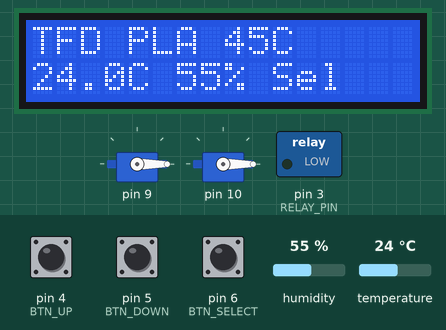
Bench run of a sketch on a simulated Arduino Uno, built with avr-gcc and run on an emulated ATmega328P. On the bench: 16×2 character LCD, 2 × servo, switched loads named in the sketch (green lamp = pin HIGH). The test bench sets the inputs (shaded band); at power-on: pin 6 (BTN_SELECT) LOW, humidity 55 %, temperature 24 °C, pin 4 (BTN_UP) LOW, pin 5 (BTN_DOWN) LOW.

Above: at 2.6 s.
2.7 s: pin 6 (BTN_SELECT) pulled HIGH for 0.15 s
At 3.2 s:
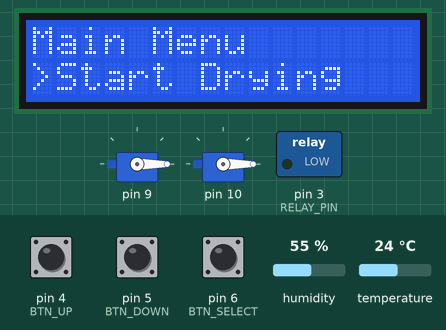
4.3 s: pin 6 (BTN_SELECT) pulled HIGH for 1 s
At 6.5 s:
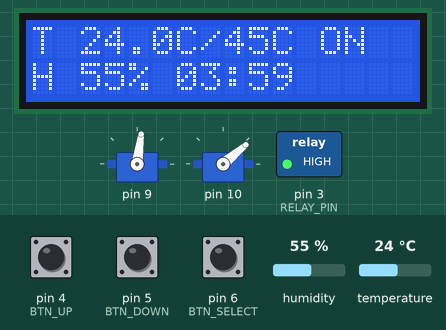
7.1 s: humidity set to 22 %
At 11.2 s:
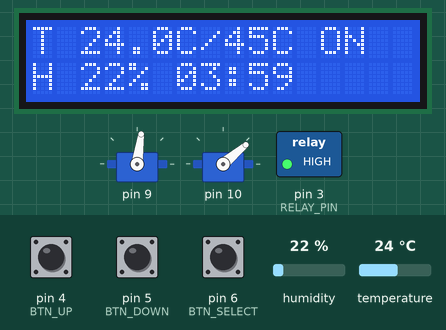
11.6 s: temperature set to 12 °C
At 15.3 s:
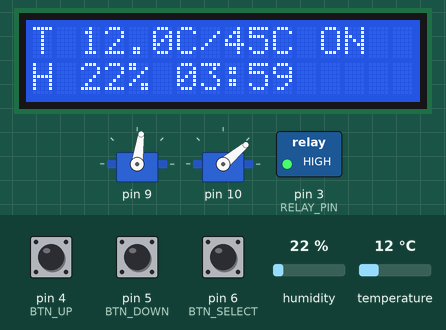
15.6 s: humidity set to 40 %
At 18.5 s:
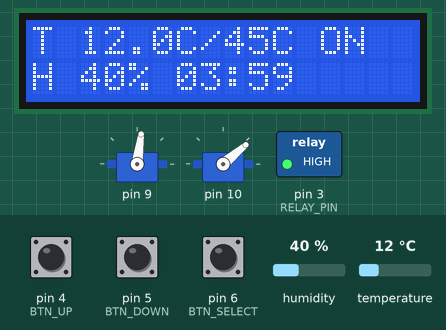
19.6 s: temperature set to 19 °C
At 22.7 s:
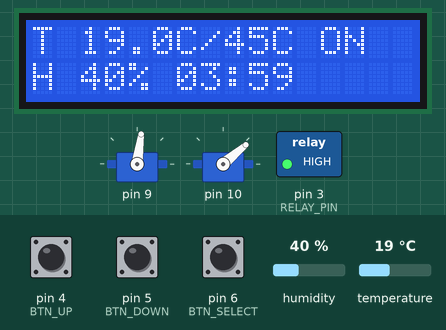
Timing chart, 0 to 24.2 s (numbered marks = the images above; inputs shaded):
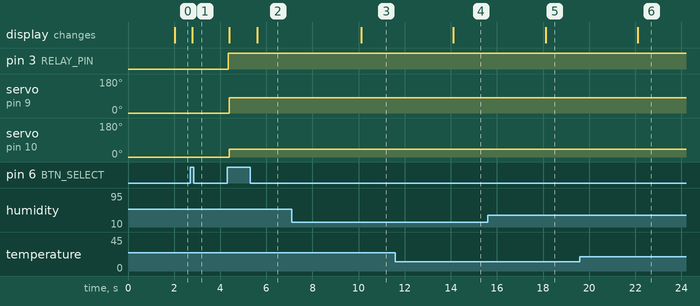

The sketch:

sketch_TFD.ino
```cpp
#include "config.h"
#include "globals.h"

#include "buttons.h"
#include "control.h"
#include "display.h"
#include "menu.h"
#include "sensors.h"
#include "servos.h"
#include "timer.h"

void setup()
{
    initializeDisplay();
    initializeButtons();
    initializeSensors();
    initializeServos();
    initializeRelay();
    initializeTimer();

    drawHomeScreen();
}

void loop()
{
    updateButtons();

    updateSensors();

    updateMenu();

    updateTimer();

    updateControl();

    updateDisplay();
}
```

buttons.cpp
```cpp
#include "buttons.h"

#include "config.h"
#include "globals.h"

static bool upPressed = false;
static bool downPressed = false;
static bool selectPressed = false;

static bool lastUpReading = BUTTON_RELEASED;
static bool lastDownReading = BUTTON_RELEASED;
static bool lastSelectReading = BUTTON_RELEASED;

static bool stableUpState = BUTTON_RELEASED;
static bool stableDownState = BUTTON_RELEASED;
static bool stableSelectState = BUTTON_RELEASED;

static unsigned long lastUpChange = 0;
static unsigned long lastDownChange = 0;
static unsigned long lastSelectChange = 0;

static void updateButton(uint8_t pin, bool &lastReading, bool &stableState, bool &pressedEvent, unsigned long &lastChange, unsigned long now)
{
    bool currentReading = digitalRead(pin);

    if (currentReading != lastReading)
    {
        lastChange = now;
        lastReading = currentReading;
    }

    if ((now - lastChange) < BUTTON_DEBOUNCE_INTERVAL)
        return;

    if (currentReading == stableState)
        return;

    stableState = currentReading;

    if (stableState == BUTTON_PRESSED)
    {
        pressedEvent = true;
        lastButtonPress = now;
    }
}

void initializeButtons()
{
    pinMode(BTN_UP, INPUT);
    pinMode(BTN_DOWN, INPUT);
    pinMode(BTN_SELECT, INPUT);

    lastUpReading = digitalRead(BTN_UP);
    lastDownReading = digitalRead(BTN_DOWN);
    lastSelectReading = digitalRead(BTN_SELECT);

    stableUpState = lastUpReading;
    stableDownState = lastDownReading;
    stableSelectState = lastSelectReading;
}

void updateButtons()
{
    unsigned long now = millis();

    upPressed = false;
    downPressed = false;
    selectPressed = false;

    updateButton(BTN_UP, lastUpReading, stableUpState, upPressed, lastUpChange, now);
    updateButton(BTN_DOWN, lastDownReading, stableDownState, downPressed, lastDownChange, now);
    updateButton(BTN_SELECT, lastSelectReading, stableSelectState, selectPressed, lastSelectChange, now);
}

bool buttonUpPressed()
{
    return upPressed;
}

bool buttonDownPressed()
{
    return downPressed;
}

bool buttonSelectPressed()
{
    return selectPressed;
}
```

buttons.h
```cpp
#ifndef BUTTONS_H
#define BUTTONS_H

#include <Arduino.h>

void initializeButtons();
void updateButtons();

bool buttonUpPressed();
bool buttonDownPressed();
bool buttonSelectPressed();

#endif
```

control.cpp
```cpp
#include "control.h"

#include "config.h"
#include "globals.h"
#include "sensors.h"

void setRelayState(bool enabled)
{
    relayState = enabled;
    digitalWrite(RELAY_PIN, relayState ? RELAY_ON : RELAY_OFF);
}

void initializeRelay()
{
    pinMode(RELAY_PIN, OUTPUT);
    setRelayState(false);
}

void updateControl()
{
    if (currentState != RUNNING || !timerRunning)
    {
        setRelayState(false);
        return;
    }

    if (!temperatureReadingIsFresh() || targetTemperature <= 0.0)
    {
        setRelayState(false);
        currentState = ALARM;
        return;
    }

    if (chamberTemperature >= MAX_SAFE_TEMPERATURE)
    {
        setRelayState(false);
        currentState = ALARM;
        return;
    }

    if (!relayState && chamberTemperature <= targetTemperature - temperatureTolerance)
        setRelayState(true);

    if (relayState && chamberTemperature >= targetTemperature + temperatureTolerance)
        setRelayState(false);
}
```

control.h
```cpp
#ifndef CONTROL_H
#define CONTROL_H

#include <Arduino.h>

void initializeRelay();
void updateControl();
void setRelayState(bool enabled);

#endif
```

display.cpp
```cpp
#include "display.h"

#include <string.h>
#include <Wire.h>
#include <LiquidCrystal_I2C.h>

#include "config.h"
#include "globals.h"
#include "profiles.h"
#include "sensors.h"

static SystemState previousState = HOME;
static char displayedLines[LCD_ROWS][LCD_COLUMNS + 1] = {{ '\0' }};

LiquidCrystal_I2C lcd(LCD_ADDRESS, LCD_COLUMNS, LCD_ROWS);

static uint8_t getActiveProfileIndex()
{
    if (currentProfile < PROFILE_COUNT)
        return currentProfile;

    return 0;
}

static float getActiveTargetTemperature()
{
    if (targetTemperature > 0.0)
        return targetTemperature;

    return profiles[getActiveProfileIndex()].targetTemperature;
}

static void resetDisplayCache()
{
    for (uint8_t row = 0; row < LCD_ROWS; row++)
        displayedLines[row][0] = '\0';
}

static void writeLine(uint8_t row, const char* text)
{
    if (row >= LCD_ROWS)
        return;

    char padded[LCD_COLUMNS + 1];

    for (uint8_t column = 0; column < LCD_COLUMNS; column++)
        padded[column] = ' ';

    padded[LCD_COLUMNS] = '\0';

    for (uint8_t column = 0; column < LCD_COLUMNS && text[column] != '\0'; column++)
        padded[column] = text[column];

    if (strncmp(displayedLines[row], padded, LCD_COLUMNS) == 0)
        return;

    lcd.setCursor(0, row);
    lcd.print(padded);
    strncpy(displayedLines[row], padded, LCD_COLUMNS + 1);
}

static void formatTemperature(char* buffer, size_t bufferSize)
{
    if (!temperatureReadingIsFresh())
    {
        snprintf(buffer, bufferSize, "--.-C");
        return;
    }

    char value[8];
    dtostrf(chamberTemperature, 0, 1, value);
    snprintf(buffer, bufferSize, "%sC", value);
}

static void formatHumidity(char* buffer, size_t bufferSize)
{
    char value[8];
    dtostrf(chamberHumidity, 0, 0, value);
    snprintf(buffer, bufferSize, "%s%%", value);
}

static void formatTimeRemaining(char* buffer, size_t bufferSize)
{
    unsigned long totalSeconds = dryingTimeRemaining;
    unsigned int hours = totalSeconds / 3600;
    unsigned int minutes = (totalSeconds % 3600) / 60;

    snprintf(buffer, bufferSize, "%02u:%02u", hours, minutes);
}

void initializeDisplay()
{
    lcd.init();
    lcd.backlight();
    lcd.clear();
    resetDisplayCache();
}

void updateDisplay()
{
    unsigned long now = millis();
    bool stateChanged = currentState != previousState;

    if (!stateChanged && (now - lastDisplayUpdate) < DISPLAY_REFRESH_INTERVAL)
        return;

    lastDisplayUpdate = now;

    if (stateChanged)
    {
        resetDisplayCache();
        previousState = currentState;
    }

    switch (currentState)
    {
        case HOME:
            drawHomeScreen();
            break;

        case MAIN_MENU:
            drawMenu();
            break;

        case PROFILE_MENU:
            drawProfileMenu();
            break;

        case SETTINGS_MENU:
            drawSettingsMenu();
            break;

        case RUNNING:
            drawRunning();
            break;

        case ALARM:
            drawAlarm();
            break;

        case COMPLETE:
            drawComplete();
            break;

        default:
            drawHomeScreen();
            break;
    }
}

void drawHomeScreen()
{
    uint8_t profileIndex = getActiveProfileIndex();
    char target[8];
    char temperature[8];
    char humidity[8];
    char line[LCD_COLUMNS + 1];

    dtostrf(getActiveTargetTemperature(), 0, 0, target);
    formatTemperature(temperature, sizeof(temperature));
    formatHumidity(humidity, sizeof(humidity));

    snprintf(line, sizeof(line), "TFD %s %sC", profiles[profileIndex].name, target);
    writeLine(0, line);

    snprintf(line, sizeof(line), "%s %s Sel", temperature, humidity);
    writeLine(1, line);
}

void drawMenu()
{
    const char* menuItems[] =
    {
        "Start Drying",
        "Profiles",
        "Settings"
    };

    const uint8_t menuCount = sizeof(menuItems) / sizeof(menuItems[0]);
    uint8_t safeIndex = menuIndex;
    char line[LCD_COLUMNS + 1];

    if (safeIndex >= menuCount)
        safeIndex = 0;

    writeLine(0, "Main Menu");

    snprintf(line, sizeof(line), ">%s", menuItems[safeIndex]);
    writeLine(1, line);
}

void drawProfileMenu()
{
    uint8_t profileIndex = getActiveProfileIndex();
    char target[8];
    char line[LCD_COLUMNS + 1];

    dtostrf(profiles[profileIndex].targetTemperature, 0, 0, target);

    snprintf(line, sizeof(line), "Profile %u/%u", profileIndex + 1, PROFILE_COUNT);
    writeLine(0, line);

    snprintf(line, sizeof(line), "%s %sC %uh",
             profiles[profileIndex].name,
             target,
             profiles[profileIndex].dryingHours);
    writeLine(1, line);
}

void drawSettingsMenu()
{
    char tolerance[8];
    char line[LCD_COLUMNS + 1];

    dtostrf(temperatureTolerance, 0, 1, tolerance);

    writeLine(0, "Settings");

    snprintf(line, sizeof(line), "Tol %sC R:%s", tolerance, relayState ? "ON" : "OFF");
    writeLine(1, line);
}

void drawRunning()
{
    char target[8];
    char temperature[8];
    char humidity[8];
    char remaining[8];
    char line[LCD_COLUMNS + 1];

    dtostrf(getActiveTargetTemperature(), 0, 0, target);
    formatTemperature(temperature, sizeof(temperature));
    formatHumidity(humidity, sizeof(humidity));
    formatTimeRemaining(remaining, sizeof(remaining));

    snprintf(line, sizeof(line), "T %s/%sC %s",
             temperature,
             target,
             relayState ? "ON" : "OFF");
    writeLine(0, line);

    snprintf(line, sizeof(line), "H %s %s", humidity, remaining);
    writeLine(1, line);
}

void drawAlarm()
{
    char line[LCD_COLUMNS + 1];

    writeLine(0, "ALARM");

    if (!temperatureReadingIsFresh())
    {
        writeLine(1, "Sensor fault");
        return;
    }

    char temperature[8];
    formatTemperature(temperature, sizeof(temperature));
    snprintf(line, sizeof(line), "Temp %s", temperature);
    writeLine(1, line);
}

void drawComplete()
{
    writeLine(0, "Drying Complete");
    writeLine(1, "Select to reset");
}
```

display.h
```cpp
#ifndef DISPLAY_H
#define DISPLAY_H

#include <Arduino.h>

void initializeDisplay();

void updateDisplay();

void drawHomeScreen();

void drawMenu();

void drawProfileMenu();

void drawSettingsMenu();

void drawRunning();

void drawAlarm();

void drawComplete();

#endif
```

globals.cpp
```cpp
#include "globals.h"

SystemState currentState = HOME;

uint8_t currentProfile = 0;

float chamberTemperature = 0.0;
float chamberHumidity = 0.0;
bool temperatureSensorValid = false;
unsigned long lastValidTemperatureRead = 0;

float targetTemperature = 0.0;
float temperatureTolerance = DEFAULT_TOLERANCE;

bool relayState = false;

int temperatureServoPosition = 0;
int timerServoPosition = 0;

unsigned long dryingTimeRemaining = 0;
bool timerRunning = false;

int menuIndex = 0;

unsigned long lastButtonPress = 0;
unsigned long lastSensorUpdate = 0;
unsigned long lastDisplayUpdate = 0;
unsigned long lastTimerUpdate = 0;
```

globals.h
```cpp
#ifndef GLOBALS_H
#define GLOBALS_H

#include <Arduino.h>

#include "config.h"
#include "profiles.h"

//==================================================
//              SYSTEM STATES
//==================================================

enum SystemState
{
    HOME,
    MAIN_MENU,
    PROFILE_MENU,
    SETTINGS_MENU,
    RUNNING,
    ALARM,
    COMPLETE
};

//==================================================
//            SYSTEM STATE
//==================================================

extern SystemState currentState;

//==================================================
//          CURRENT PROFILE
//==================================================

// Index into profiles[]
extern uint8_t currentProfile;

//==================================================
//        CHAMBER SENSOR VALUES
//==================================================

extern float chamberTemperature;
extern float chamberHumidity;
extern bool temperatureSensorValid;
extern unsigned long lastValidTemperatureRead;

//==================================================
//        CONTROL PARAMETERS
//==================================================

extern float targetTemperature;
extern float temperatureTolerance;

//==================================================
//            RELAY STATUS
//==================================================

extern bool relayState;

//==================================================
//          SERVO POSITIONS
//==================================================

extern int temperatureServoPosition;
extern int timerServoPosition;

//==================================================
//           DRYING TIMER
//==================================================

extern unsigned long dryingTimeRemaining;
extern bool timerRunning;

//==================================================
//              MENU
//==================================================

extern int menuIndex;

extern unsigned long lastButtonPress;

//==================================================
//          NON-BLOCKING TIMERS
//==================================================

extern unsigned long lastSensorUpdate;
extern unsigned long lastDisplayUpdate;
extern unsigned long lastTimerUpdate;

#endif
```

menu.cpp
```cpp
#include "menu.h"

#include "buttons.h"
#include "config.h"
#include "globals.h"
#include "profiles.h"
#include "servos.h"

const int MAIN_MENU_START = 0;
const int MAIN_MENU_PROFILES = 1;
const int MAIN_MENU_SETTINGS = 2;
const int MAIN_MENU_COUNT = 3;

const float MIN_TEMPERATURE_TOLERANCE = 0.5;
const float MAX_TEMPERATURE_TOLERANCE = 10.0;
const float TEMPERATURE_TOLERANCE_STEP = 0.5;

static void loadCurrentProfile()
{
    if (currentProfile >= PROFILE_COUNT)
        currentProfile = 0;

    targetTemperature = profiles[currentProfile].targetTemperature;
    dryingTimeRemaining = profiles[currentProfile].dryingHours * 3600UL;
}

static void moveMenuIndex(int direction, int itemCount)
{
    menuIndex += direction;

    if (menuIndex < 0)
        menuIndex = itemCount - 1;

    if (menuIndex >= itemCount)
        menuIndex = 0;
}

static void returnHomeAfterTimeout()
{
    if (currentState == MAIN_MENU || currentState == PROFILE_MENU || currentState == SETTINGS_MENU)
    {
        if (millis() - lastButtonPress >= MENU_TIMEOUT)
            currentState = HOME;
    }
}

static void handleHome()
{
    if (buttonSelectPressed())
    {
        menuIndex = MAIN_MENU_START;
        currentState = MAIN_MENU;
    }
}

static void handleMainMenu()
{
    if (buttonUpPressed())
        moveMenuIndex(-1, MAIN_MENU_COUNT);

    if (buttonDownPressed())
        moveMenuIndex(1, MAIN_MENU_COUNT);

    if (!buttonSelectPressed())
        return;

    switch (menuIndex)
    {
        case MAIN_MENU_START:
            loadCurrentProfile();
            applyProfileServos();
            timerRunning = true;
            currentState = RUNNING;
            break;

        case MAIN_MENU_PROFILES:
            menuIndex = currentProfile;
            currentState = PROFILE_MENU;
            break;

        case MAIN_MENU_SETTINGS:
            menuIndex = 0;
            currentState = SETTINGS_MENU;
            break;
    }
}

static void handleProfileMenu()
{
    if (buttonUpPressed())
    {
        if (currentProfile == 0)
            currentProfile = PROFILE_COUNT - 1;
        else
            currentProfile--;
    }

    if (buttonDownPressed())
    {
        currentProfile++;

        if (currentProfile >= PROFILE_COUNT)
            currentProfile = 0;
    }

    menuIndex = currentProfile;
    loadCurrentProfile();

    if (buttonSelectPressed())
    {
        menuIndex = MAIN_MENU_START;
        currentState = MAIN_MENU;
    }
}

static void handleSettingsMenu()
{
    if (buttonUpPressed())
    {
        temperatureTolerance += TEMPERATURE_TOLERANCE_STEP;

        if (temperatureTolerance > MAX_TEMPERATURE_TOLERANCE)
            temperatureTolerance = MAX_TEMPERATURE_TOLERANCE;
    }

    if (buttonDownPressed())
    {
        temperatureTolerance -= TEMPERATURE_TOLERANCE_STEP;

        if (temperatureTolerance < MIN_TEMPERATURE_TOLERANCE)
            temperatureTolerance = MIN_TEMPERATURE_TOLERANCE;
    }

    if (buttonSelectPressed())
    {
        menuIndex = MAIN_MENU_START;
        currentState = MAIN_MENU;
    }
}

static void handleRunning()
{
    if (buttonSelectPressed())
    {
        timerRunning = false;
        moveServosHome();
        currentState = HOME;
    }
}

static void handleComplete()
{
    if (buttonSelectPressed())
    {
        timerRunning = false;
        dryingTimeRemaining = 0;
        moveServosHome();
        currentState = HOME;
    }
}

void updateMenu()
{
    returnHomeAfterTimeout();

    switch (currentState)
    {
        case HOME:
            handleHome();
            break;

        case MAIN_MENU:
            handleMainMenu();
            break;

        case PROFILE_MENU:
            handleProfileMenu();
            break;

        case SETTINGS_MENU:
            handleSettingsMenu();
            break;

        case RUNNING:
            handleRunning();
            break;

        case COMPLETE:
            handleComplete();
            break;

        case ALARM:
            handleComplete();
            break;

        default:
            break;
    }
}
```

menu.h
```cpp
#ifndef MENU_H
#define MENU_H

#include <Arduino.h>

void updateMenu();

#endif
```

profiles.h
```cpp
#ifndef PROFILES_H
#define PROFILES_H

#include <Arduino.h>

//==================================================
//              MATERIAL PROFILE
//==================================================

struct Profile
{
    const char* name;

    float targetTemperature;      // °C
    uint16_t dryingHours;         // hours

    int temperatureServoAngle;    // degrees
    int timerServoAngle;          // degrees
};

//==================================================
//              PROFILE TABLE
//==================================================

const Profile profiles[] =
{
    //  Name   Temp   Hours TempServo TimerServo

    { "PLA",   45.0,     4,      82,        40 },

    { "PETG",  65.0,     6,      220,        38 }
};

//==================================================
//            PROFILE INFORMATION
//==================================================

const uint8_t PROFILE_COUNT = sizeof(profiles) / sizeof(Profile);

#endif
```

sensors.h
```cpp
#ifndef SENSORS_H
#define SENSORS_H

#include <Arduino.h>

void initializeSensors();

void updateSensors();

float getTemperature();

float getHumidity();

bool temperatureReadingIsFresh();

#endif
```

Source omitted: sensors.cpp (864 bytes), servos.cpp (1138 bytes), servos.h (140 bytes), timer.cpp (909 bytes), timer.h (107 bytes), config.h (2635 bytes)

Measured:
- after the input at 2.7 s, the display: changes after 0.08 s (image 1)
- after the input at 4.3 s, pin 3 (RELAY_PIN): LOW → HIGH after 0.05 s; servo on pin 9: 0° → 82° after 0.08 s; servo on pin 10: 0° → 40° after 0.08 s; the display: first changes after 0.08 s (image 2 shows a later state)
- after the input at 7.1 s, the display: changes after 3.0 s (image 3)
- after the input at 11.6 s, the display: changes after 2.5 s (image 4)
- after the input at 15.6 s, the display: changes after 2.5 s (image 5)
- after the input at 19.6 s, the display: changes after 2.5 s (image 6)
